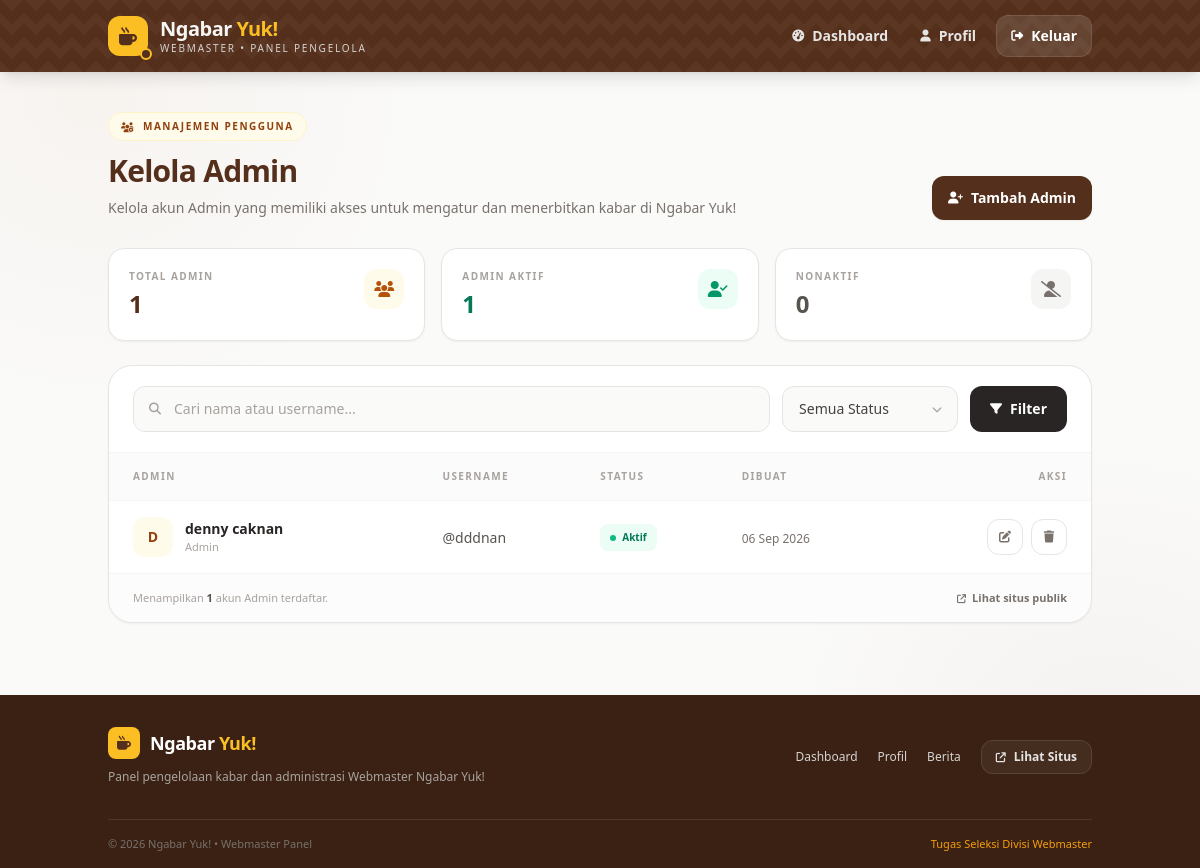
The page /webmasters/admin/index.php (signed in) on the database its author committed.
### tables this page shows
CREATE TABLE IF NOT EXISTS `users` (
  `id` int NOT NULL AUTO_INCREMENT,
  `nama` varchar(100) NOT NULL,
  `username` varchar(50) NOT NULL,
  `password` varchar(255) NOT NULL,
  `role` enum('admin','super_admin') NOT NULL DEFAULT 'admin',
  `status` enum('aktif','nonaktif') NOT NULL DEFAULT 'aktif',
  `created_at` timestamp NULL DEFAULT CURRENT_TIMESTAMP,
  PRIMARY KEY (`id`),
  UNIQUE KEY `username` (`username`)
);

### webmasters/admin/index.php (the view, shortened to what the rows shown need)
<?php
require_once '../../config.php';
$search = isset($_GET['search']) ? trim($_GET['search']) : '';
$status = isset($_GET['status']) ? trim($_GET['status']) : '';
$query = "SELECT id, nama, username, role, status, created_at FROM users WHERE role = 'admin'";
$query .= " ORDER BY id DESC";
$stmt = mysqli_prepare($conn, $query);
mysqli_stmt_execute($stmt);
$result = mysqli_stmt_get_result($stmt);
$admins = [];
while ($row = mysqli_fetch_assoc($result)) {
    $admins[] = $row;
}
?>
<!DOCTYPE html>
<html lang="id">
<head>
    <script src="https://cdn.tailwindcss.com"></script>
    <link rel="stylesheet"
        href="https://cdnjs.cloudflare.com/ajax/libs/font-awesome/6.4.0/css/all.min.css">
</head>
<body class="bg-stone-50 text-stone-800 font-sans antialiased min-h-screen selection:bg-amber-200 selection:text-amber-900">
    <main class="max-w-5xl w-full mx-auto px-5 py-8 md:py-10">
        <div class="mb-7">
            <div class="flex flex-col md:flex-row md:items-end md:justify-between gap-5">
                <div>
                    <h1 class="text-2xl md:text-3xl font-black text-[#542f1b] tracking-tight">
                        Kelola Admin
                    </h1>
                </div>
            </div>
        </div>
        <div class="bg-white border border-stone-200 rounded-3xl shadow-sm overflow-hidden">
            <?php if (empty($admins)): ?>
                <div class="px-6 py-16 text-center">
                    <div class="w-14 h-14 mx-auto rounded-2xl bg-stone-100 text-stone-400 flex items-center justify-center">
                        <i class="fa-solid fa-user-slash text-xl"></i>
                    </div>
                    <h2 class="text-base font-black text-stone-700 mt-4">
                        Tidak ada Admin ditemukan
                    </h2>
                    <p class="text-xs text-stone-400 mt-1 max-w-sm mx-auto leading-relaxed">
                        <?php if (!empty($search) || !empty($status)): ?>
                            Coba ubah kata pencarian atau filter status.
                        <?php else: ?>
                            Belum ada akun Admin yang tersedia.
                        <?php endif; ?>
                    </p>
                    <?php if (!empty($search) || !empty($status)): ?>
                        <a href="index.php"
                            class="inline-flex items-center gap-2 mt-5 px-4 py-2.5 bg-[#542f1b] hover:bg-[#452515] text-white rounded-xl text-xs font-bold transition">
                            <i class="fa-solid fa-rotate-left"></i>
                            Tampilkan Semua
                        </a>
                    <?php endif; ?>
                </div>
            <?php else: ?>
                <div class="hidden md:block overflow-x-auto">
                    <table class="w-full">
                        <thead>
                            <tr class="bg-stone-50/70 border-b border-stone-100">
                                <th class="text-left px-6 py-4 text-[10px] uppercase tracking-[0.14em] font-bold text-stone-400">
                                    Admin
                                </th>
                                <th class="text-left px-4 py-4 text-[10px] uppercase tracking-[0.14em] font-bold text-stone-400">
                                    Username
                                </th>
                                <th class="text-left px-4 py-4 text-[10px] uppercase tracking-[0.14em] font-bold text-stone-400">
                                    Status
                                </th>
                                <th class="text-left px-4 py-4 text-[10px] uppercase tracking-[0.14em] font-bold text-stone-400">
                                    Dibuat
                                </th>
                                <th class="text-right px-6 py-4 text-[10px] uppercase tracking-[0.14em] font-bold text-stone-400">
                                    Aksi
                                </th>
                            </tr>
                        </thead>
                        <tbody class="divide-y divide-stone-100">
                            <?php foreach ($admins as $admin): ?>
                                <tr class="table-row">
                                    <td class="px-6 py-4">
                                        <div class="flex items-center gap-3">
                                            <div class="w-10 h-10 shrink-0 rounded-xl bg-amber-50 text-amber-800 flex items-center justify-center font-black text-sm">
                                                <?= strtoupper(substr($admin['nama'], 0, 1)); ?>
                                            </div>
                                            <div class="min-w-0">
                                                <p class="text-sm font-bold text-stone-800 truncate">
                                                    <?= htmlspecialchars($admin['nama']); ?>
                                                </p>
                                                <p class="text-[11px] text-stone-400">
                                                    Admin
                                                </p>
                                            </div>
                                        </div>
                                    </td>
                                    <td class="px-4 py-4">
                                        <span class="text-sm text-stone-600">
                                            @<?= htmlspecialchars($admin['username']); ?>
                                        </span>
                                    </td>
                                    <td class="px-4 py-4">
                                        <?php if ($admin['status'] === 'aktif'): ?>
                                            <span class="inline-flex items-center gap-1.5 px-2.5 py-1.5 rounded-lg bg-emerald-50 text-emerald-700 text-[10px] font-bold">
                                                <span class="w-1.5 h-1.5 rounded-full bg-emerald-500"></span>
                                                Aktif
                                            </span>
                                        <?php endif; ?>
                                    </td>
                                    <td class="px-4 py-4">
                                        <span class="text-xs text-stone-500">
                                            <?= date('d M Y', strtotime($admin['created_at'])); ?>
                                        </span>
                                    </td>
                                    <td class="px-6 py-4">
                                        <div class="flex items-center justify-end gap-2">
                                            <a href="update.php?id=<?= (int)$admin['id']; ?>"
                                                class="w-9 h-9 rounded-xl border border-stone-200 bg-white text-stone-500 hover:text-amber-700 hover:border-amber-200 hover:bg-amber-50 flex items-center justify-center transition"
                                                title="Edit Admin">
                                                <i class="fa-solid fa-pen-to-square text-xs"></i>
                                            </a>
                                            <a href="delete.php?id=<?= (int)$admin['id']; ?>"
                                                class="w-9 h-9 rounded-xl border border-stone-200 bg-white text-stone-500 hover:text-rose-700 hover:border-rose-200 hover:bg-rose-50 flex items-center justify-center transition"
                                                title="Hapus Admin">
                                                <i class="fa-solid fa-trash text-xs"></i>
                                            </a>
                                        </div>
                                    </td>
                                </tr>
                            <?php endforeach; ?>
                        </tbody>
                    </table>
                </div>
            <?php endif; ?>
        </div>
    </main>
</body>
</html>

### rows shown on the page
users: nama "D", nama "denny caknan", username "dddnan", status "aktif" (drawn), created_at "06 Sep 2026"

### other values the page prints
$totalAdmin "1"
$aktifAdmin "1"
$nonaktifAdmin "0"
count($admins) "1"
